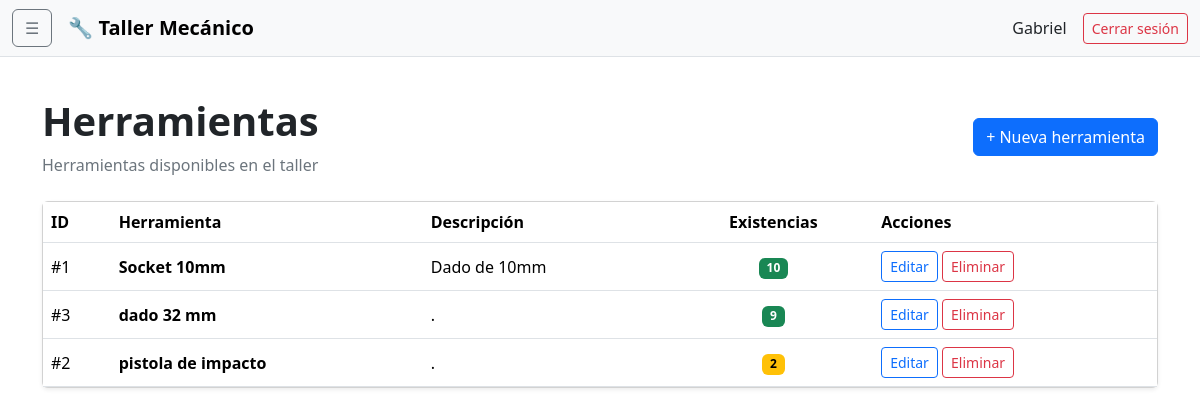
The page /herramientas/ (signed in) on the database its author committed.
### adminTaller/models.py (models this page shows)
class Herramienta(models.Model):
    nombre = models.CharField(max_length=100)
    descripcion = models.TextField()
    cantidad = models.PositiveIntegerField()

### adminTaller/views.py (the view)
# urls.py: path("herramientas/", views.herramientas_lista, name="herramientas_lista"),
@login_required
def herramientas_lista(request):
    herramientas = Herramienta.objects.all().order_by(
        "nombre"
    )
    return render(
        request,
        "herramientas/lista.html",
        {
            "herramientas": herramientas
        }
    )

### adminTaller/templates/herramientas/lista.html (shortened to what this page needs)
{% extends "base.html" %}
{% block content %}
<div class="d-flex justify-content-between align-items-center mb-4">
    <div>
        <h1 class="fw-bold">Herramientas</h1>
        <p class="text-secondary mb-0">
            Herramientas disponibles en el taller
        </p>
    </div>
    {% if user.is_staff %}
    <a
        href="{% url 'herramienta_crear' %}"
        class="btn btn-primary"
    >
        + Nueva herramienta
    </a>
    {% endif %}
</div>
<div class="card shadow-sm">
    <div class="card-body p-0">
        <div class="table-responsive">
            <table class="table table-hover align-middle mb-0">
                <thead>
                    <tr>
                        <th>ID</th>
                        <th>Herramienta</th>
                        <th>Descripción</th>
                        <th class="text-center">Existencias</th>
                        <th>Acciones</th>
                    </tr>
                </thead>
                <tbody>
                    {% for herramienta in herramientas %}
                    <tr>
                        <td>
                            #{{ herramienta.id }}
                        </td>
                        <td>
                            <strong>
                                {{ herramienta.nombre }}
                            </strong>
                        </td>
                        <td>
                            {{ herramienta.descripcion|truncatechars:80 }}
                        </td>
                        <td class="text-center">
                            {% if herramienta.cantidad == 0 %}
                                <span class="badge text-bg-danger">
                                    Sin existencias
                                </span>
                            {% elif herramienta.cantidad <= 2 %}
                                <span class="badge text-bg-warning">
                                    {{ herramienta.cantidad }}
                                </span>
                            {% else %}
                                <span class="badge text-bg-success">
                                    {{ herramienta.cantidad }}
                                </span>
                            {% endif %}
                        </td>
                        <td>
                            <a
                                href="{% url 'herramienta_editar' herramienta.id %}"
                                class="btn btn-sm btn-outline-primary"
                            >
                                Editar
                            </a>
                            {% if user.is_staff %}
                            <a
                                href="{% url 'herramienta_eliminar' herramienta.id %}"
                                class="btn btn-sm btn-outline-danger"
                            >
                                Eliminar
                            </a>
                            {% endif %}
                        </td>
                    </tr>
                    {% endfor %}
                </tbody>
            </table>
        </div>
    </div>
</div>
{% endblock %}

### adminTaller/templates/base.html (shortened to what this page needs)
{% load static %}
<!DOCTYPE html>
<html lang="es" data-bs-theme="light">
<head>
    <link
        href="https://cdn.jsdelivr.net/npm/bootstrap@5.3.3/dist/css/bootstrap.min.css"
        rel="stylesheet"
    >
</head>
<body>
<nav class="navbar navbar-expand-lg bg-body-tertiary border-bottom sticky-top">
    <div class="container-fluid">
        <button
            class="btn btn-outline-secondary me-3"
            type="button"
            data-bs-toggle="offcanvas"
            data-bs-target="#menuLateral"
            aria-controls="menuLateral"
        >
            ☰
        </button>
        <a class="navbar-brand fw-bold" href="#">
            🔧 Taller Mecánico
        </a>
        <div class="ms-auto d-flex align-items-center gap-3">
            <span class="d-none d-md-inline">
                {{ user.get_username }}
            </span>
            <form method="post" action="{% url 'logout' %}">
                <button class="btn btn-outline-danger btn-sm">
                    Cerrar sesión
                </button>
            </form>
        </div>
    </div>
</nav>
<main class="container py-4">
    {% block content %}
    {% endblock %}
</main>
</body>
</html>

### adminTaller/templates/base.html (style rules this page uses)
body { min-height: 100vh; }

### rows shown on the page
Herramienta: id "1", nombre "Socket 10mm", descripcion "Dado de 10mm", cantidad "10"
Herramienta: id "3", nombre "dado 32 mm", descripcion ".", cantidad "9"
Herramienta: id "2", nombre "pistola de impacto", descripcion ".", cantidad "2"

### other values the page prints
{{ user.get_username }} "Gabriel"
